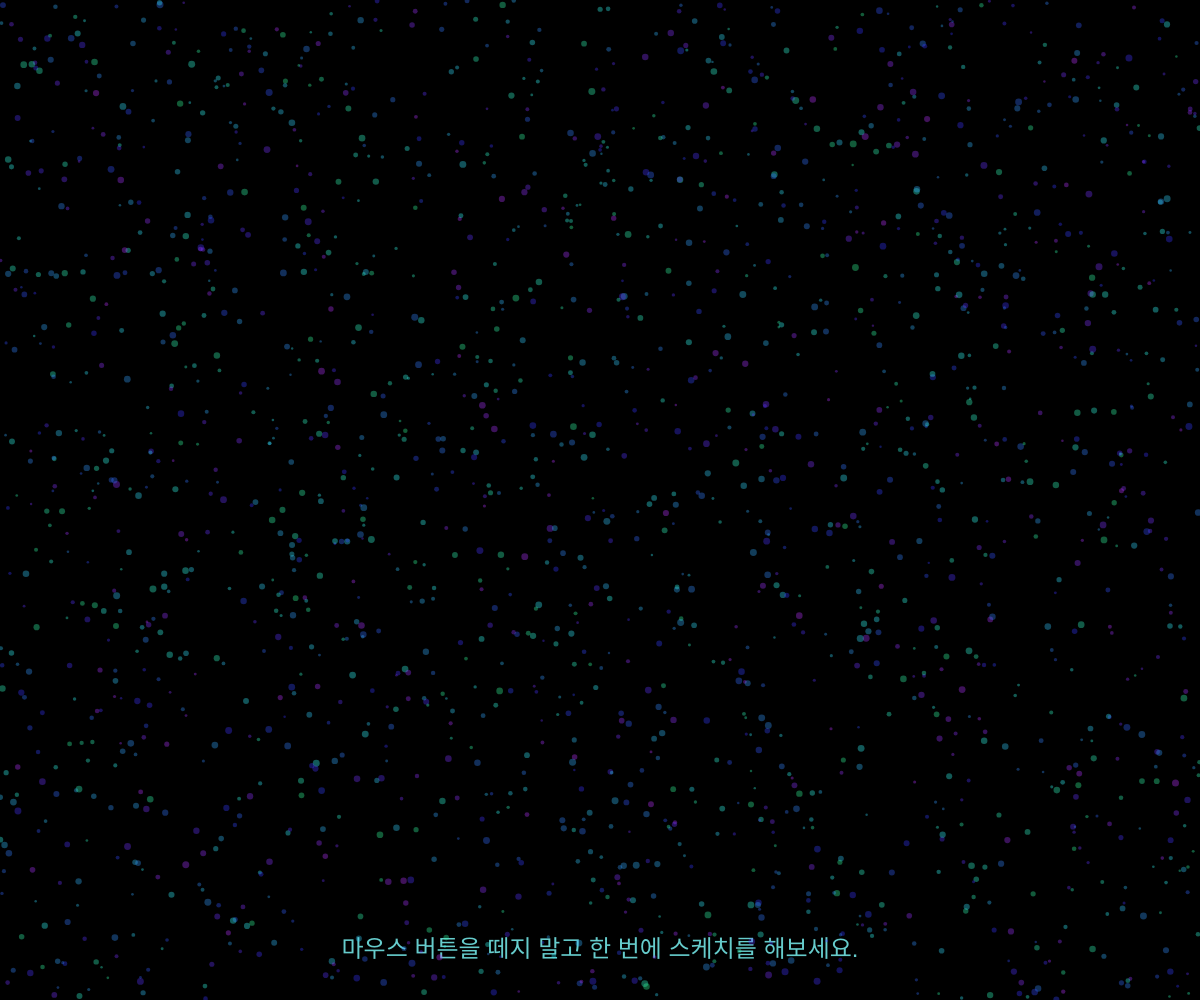
Frame 1 (no input)
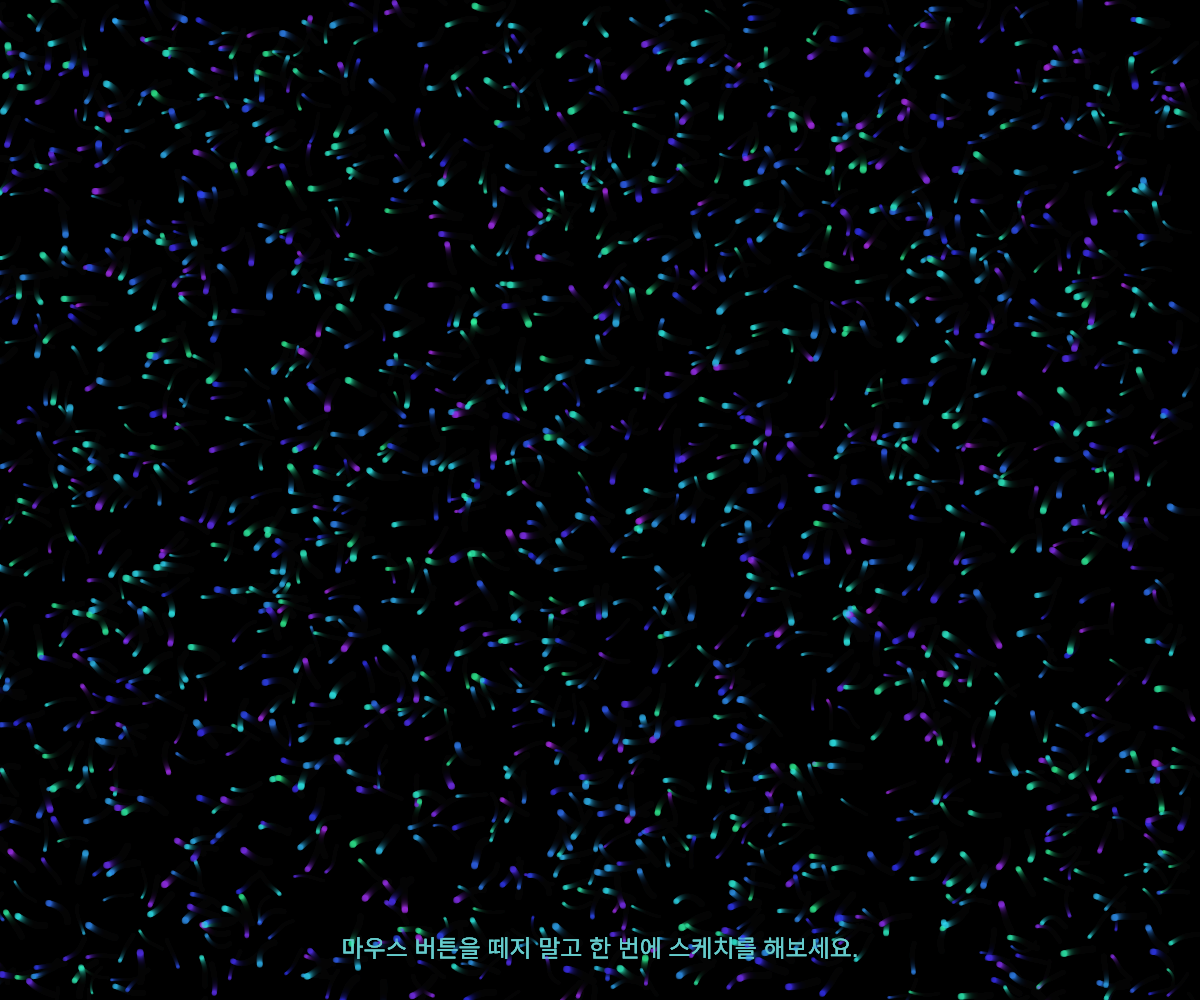
Frame 60 (no input)
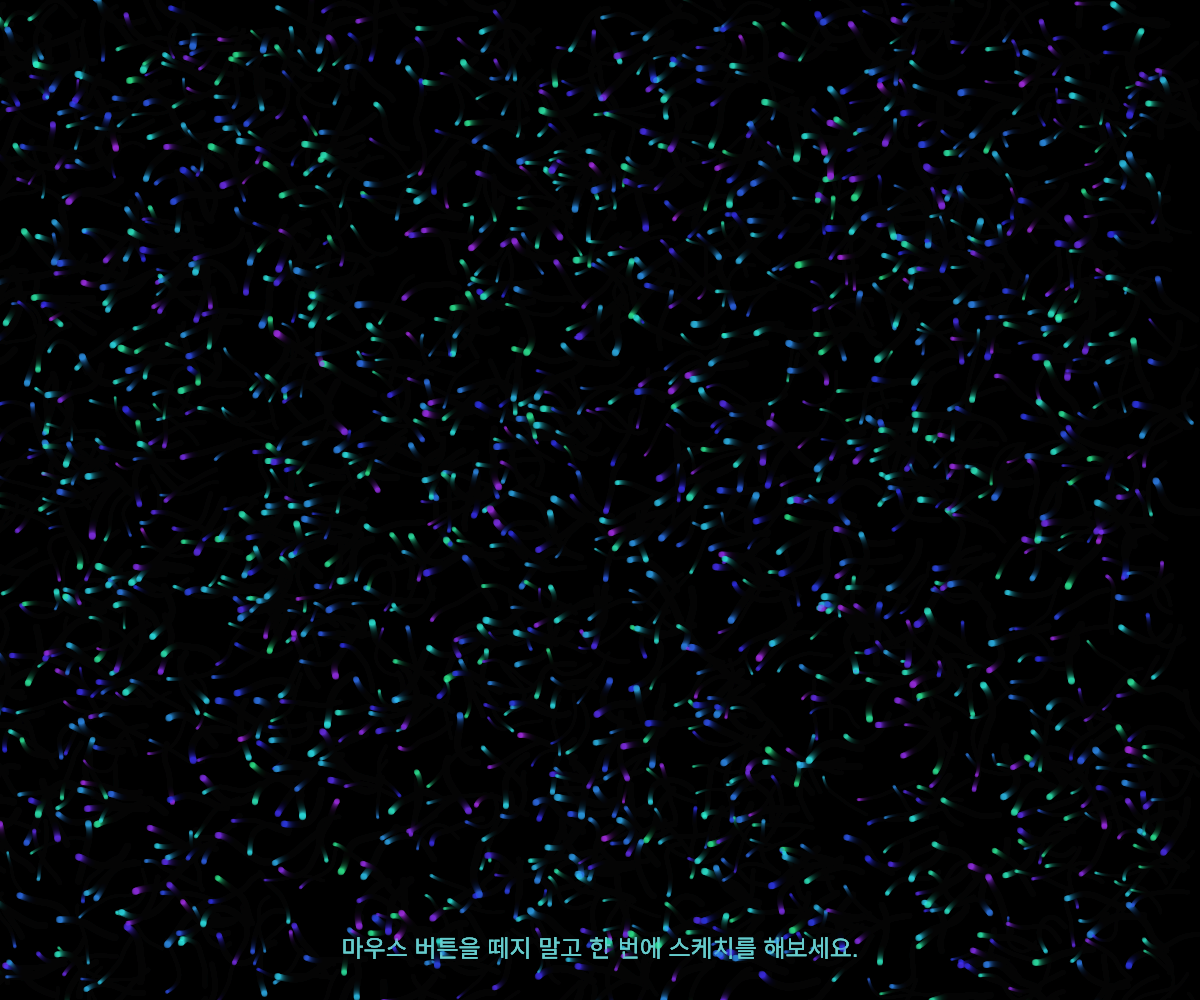
Frame 120 (the mouse pressed at the canvas centre since frame 60)

The p5.js sketch that drew these frames (run headless with seeded random() and noise() and a simulated clock; from frame 60 on, the mouse is pressed at the canvas centre):

// p5.js sketch
// ── sketch.js
const AGENT_COUNT = 2000;
const TARGET_DENSITY = 1.2;

let agents = [];
let rawPath = [];
let lineTargets = [];
let isDrawing = false;
let lineAlpha = 255;
let currentSpeed = 2.2;

class Agent {
  constructor(index) {
    this.index = index;
    this.pos = createVector(random(windowWidth), random(windowHeight));
    this.vel = p5.Vector.random2D(); // 초기 무작위 속도
    this.offset = random(1000);
    this.size = random(1.2, 3.5);
    this.hue = random(150, 280);
    this.orbitAngle = random(TWO_PI); // 개별 회전 각도
    this.orbitRadius = random(2, 8); // 맴도는 반경
  }

  update(targets, speed) {
    if (targets.length === 0) {
      // 타겟이 없을 때는 부드럽게 유영
      let drift = p5.Vector.fromAngle(noise(this.offset) * TWO_PI);
      this.pos.add(drift.mult(0.5));
      this.offset += 0.005;
      return;
    }

    let t = this.index / (AGENT_COUNT - 1);
    let idx = floor(t * (targets.length - 1));
    let baseTarget = targets[idx];

    if (!baseTarget) return;

    // 멈추지 않고 주변을 맴돌기 위한 동적 타겟 계산
    // 타겟 지점을 중심으로 원형 궤적을 그리도록 오프셋 추가
    let ox = cos(this.orbitAngle) * this.orbitRadius;
    let oy = sin(this.orbitAngle) * this.orbitRadius;
    let dynamicTarget = p5.Vector.add(baseTarget, createVector(ox, oy));

    let dir = p5.Vector.sub(dynamicTarget, this.pos);
    let d = dir.mag();

    if (d > 0.1) {
      dir.normalize();

      // 속도에 따른 흔들림 적용
      let wobbleAmount = map(speed, 2, 10, 0.35, 0.8);
      let wobble = map(noise(this.offset, frameCount * 0.01), 0, 1, -5, 5);
      dir.rotate(wobble * wobbleAmount);

      // 타겟에 가까워질수록 속도를 줄이지 않고 부드럽게 접근 (Arrival 대신 Steering 유지)
      this.pos.add(dir.mult(speed));
    }

    // 맴도는 움직임을 위해 각도 업데이트
    this.orbitAngle += 0.02;
    this.offset += 0.01;
  }

  draw() {
    noStroke();
    fill(this.hue, 80, 100, 90);
    circle(this.pos.x, this.pos.y, this.size * 2);
  }
}

function setup() {
  createCanvas(windowWidth, windowHeight);
  colorMode(HSB, 360, 100, 100, 255);
  agents = Array.from({ length: AGENT_COUNT }, (_, i) => new Agent(i));
  background(0);
}

function draw() {
  // 잔상을 더 길게 남기기 위해 투명도 조절 (0, 20)
  background(0, 30);

  // 안내 문구
  fill(180, 50, 80);
  noStroke();
  textSize(24);
  textAlign(CENTER, CENTER);
  text(
    "마우스 버튼을 떼지 말고 한 번에 스케치를 해보세요.",
    width / 2,
    height - 50,
  );

  // 궤적 처리
  if (rawPath.length > 1 && lineAlpha > 0) {
    stroke(0, 0, 100, lineAlpha);
    strokeWeight(2);
    noFill();
    beginShape();
    rawPath.forEach((p) => vertex(p.x, p.y));
    endShape();
    lineAlpha -= 0.05;
  }

  agents.forEach((a) => {
    a.update(lineTargets, currentSpeed);
    a.draw();
  });
}

function windowResized() {
  resizeCanvas(windowWidth, windowHeight);
  rawPath = [];
  lineTargets = [];
  lineAlpha = 0;
}

function mousePressed() {
  if (!insideCanvas()) return;
  isDrawing = true;
  rawPath = [createVector(mouseX, mouseY)];
  lineTargets = [];
  lineAlpha = 50;
  currentSpeed = 2.2;
}

function mouseDragged() {
  if (!isDrawing || !insideCanvas()) return;
  let mouseVel = dist(mouseX, mouseY, pmouseX, pmouseY);
  let targetSpeed = map(mouseVel, 0, 100, 2.2, 12, true);
  currentSpeed = lerp(currentSpeed, targetSpeed, 0.15);
  rawPath.push(createVector(mouseX, mouseY));
  resampleLine();
}

function mouseReleased() {
  isDrawing = false;
}

function insideCanvas() {
  return mouseX >= 0 && mouseX <= width && mouseY >= 0 && mouseY <= height;
}

function resampleLine() {
  lineTargets = [];
  if (rawPath.length < 2) return;
  let totalLength = 0;
  let segments = [];
  for (let i = 1; i < rawPath.length; i++) {
    let d = p5.Vector.dist(rawPath[i - 1], rawPath[i]);
    segments.push(d);
    totalLength += d;
  }
  let targetCount = max(1, floor(totalLength * TARGET_DENSITY));
  let step = totalLength / targetCount;
  let acc = 0;
  let distSum = 0;
  for (let i = 1; i < rawPath.length; i++) {
    let a = rawPath[i - 1],
      b = rawPath[i],
      d = segments[i - 1];
    while (distSum + d >= acc) {
      let t = (acc - distSum) / d;
      lineTargets.push(p5.Vector.lerp(a, b, t));
      acc += step;
      if (lineTargets.length >= targetCount) break;
    }
    distSum += d;
  }
}
